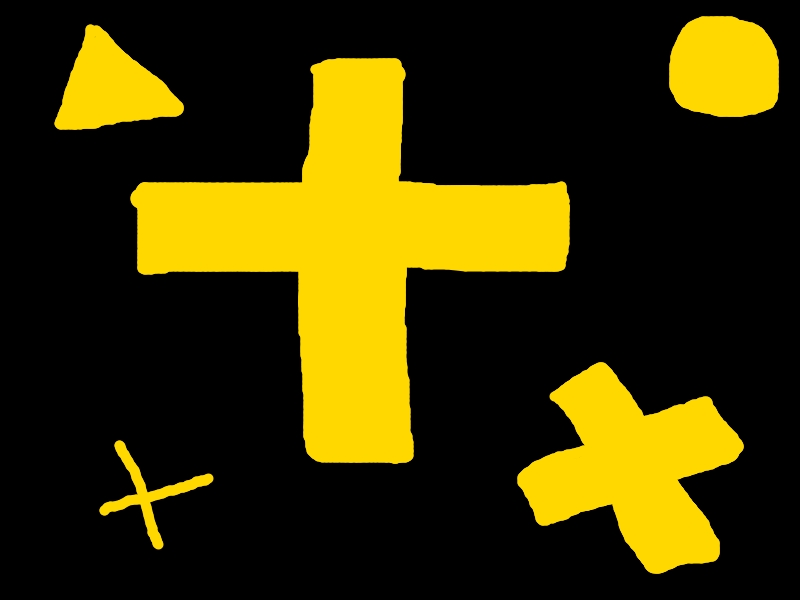
#> input picture assets/crosses.jpg, 800 x 600 px
$ python main.py --image assets/crosses.jpg   (older library calls are emulated)
#> lines starting #> are read from the running program, lines starting #| are printed output that depends on the picture; after the words box and inside, x2 and y2 are one past the last pixel; in counts of white or black regions, pixels touching at a corner belong together
import argparse
import imutils
import matplotlib.pyplot as plt
import cv2

import os

from geometry_util import contour_center


def contour_do_scale(_contour, _ratio):
    _contour = _contour.astype("float")
    _contour *= _ratio
    return _contour.astype("int")


ap = argparse.ArgumentParser()
ap.add_argument("-i", "--image", required=True, help="path to the input image")
args = vars(ap.parse_args())

image = cv2.imread(args["image"])
#> image is the input picture: shape (600, 800, 3); mean B, G, R 0.5, 51.7, 61
resized = imutils.resize(image, width=800)
ratio = image.shape[0] / float(resized.shape[0])
#> ratio = 1

gray = cv2.cvtColor(resized, cv2.COLOR_BGR2GRAY)
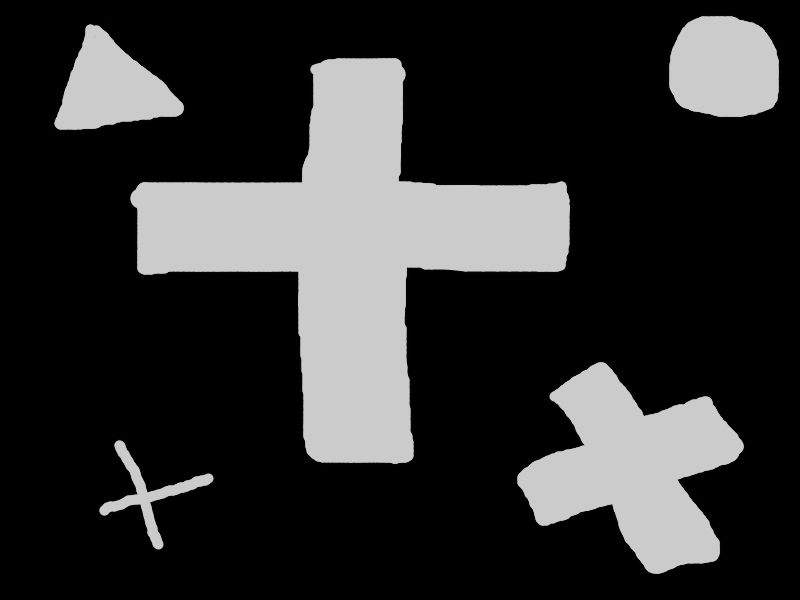
#> gray: shape (600, 800); min 0, max 204, mean 48.6
blurred = cv2.GaussianBlur(gray, (5, 5), 0)
thresh = cv2.threshold(blurred, 60, 255, cv2.THRESH_BINARY)[1]
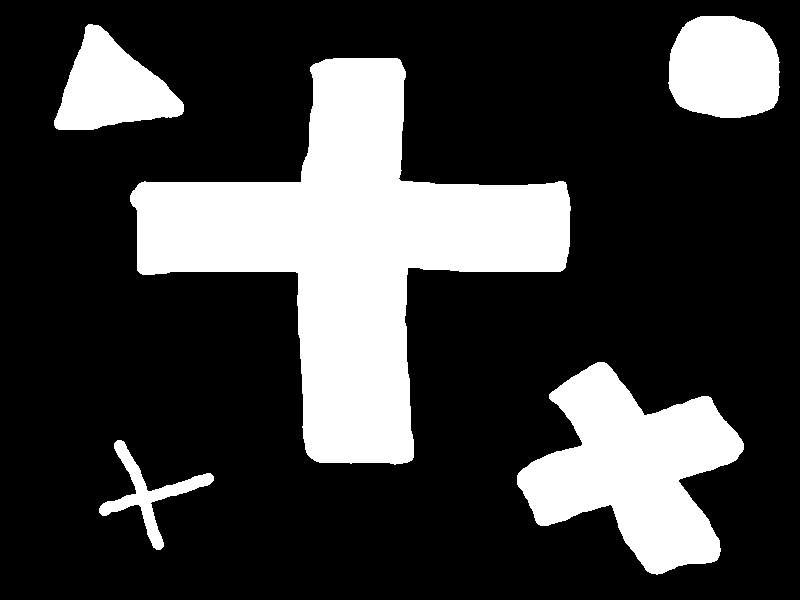
#> thresh: shape (600, 800); 24.3% white; 5 white regions

contours = cv2.findContours(thresh.copy(), cv2.RETR_EXTERNAL, cv2.CHAIN_APPROX_SIMPLE)
#> contours = 5 contours; box (x1, y1, x2, y2) and area: (130, 58, 571, 465) 70010, (517, 362, 744, 575) 25470, (668, 16, 780, 118) 9450, (54, 24, 184, 130) 7720, (99, 440, 214, 550) 2369
contours = contours[0] if imutils.is_cv2() else contours[1]

dir_ = "classifiers"
classifiers = []
#> (the run stopped early here; a loop or call above may not have finished)
